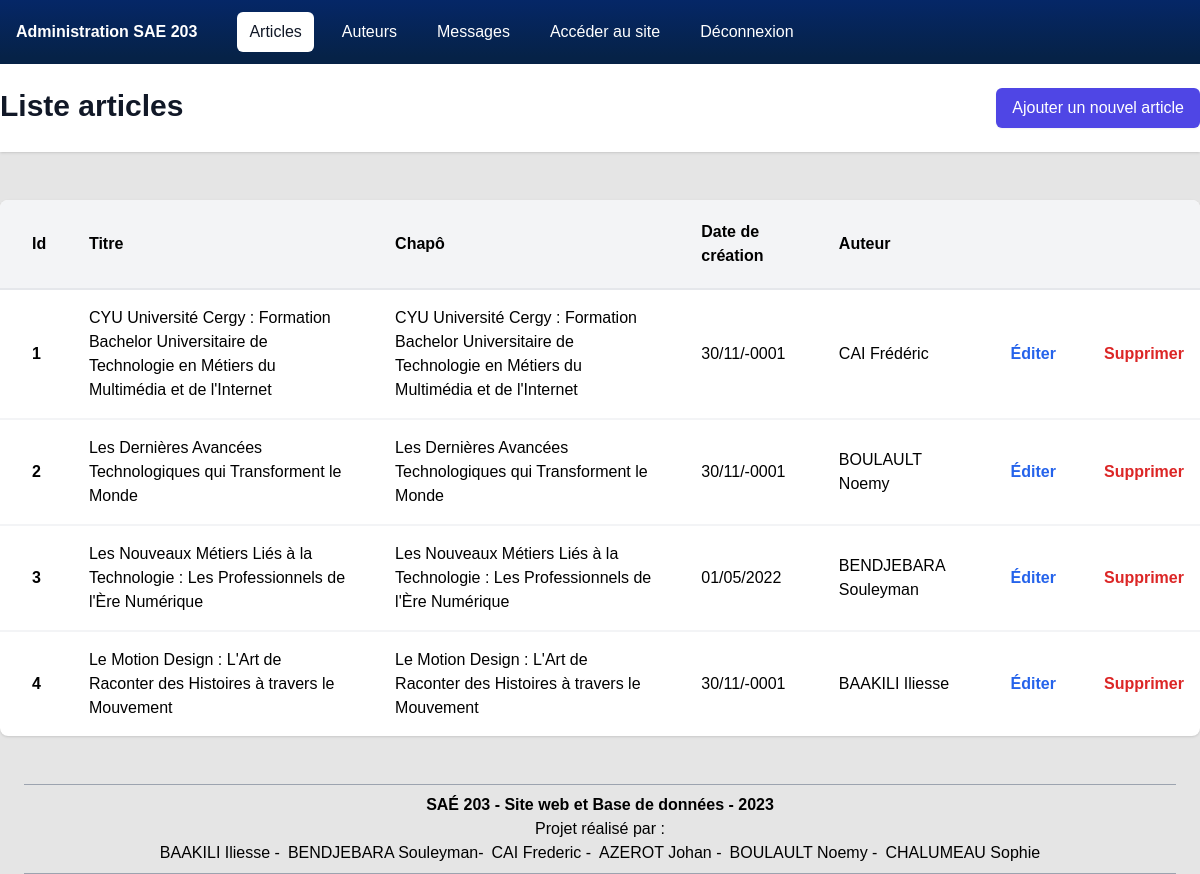
The app's page /administration/articles/index.php with its own data.
### tables this page shows
CREATE TABLE IF NOT EXISTS `article` (
  `id` int NOT NULL AUTO_INCREMENT,
  `auteur_id` int DEFAULT NULL,
  `titre` varchar(255) NOT NULL,
  `chapo` longtext NOT NULL,
  `contenu` longtext NOT NULL,
  `image` varchar(255) NOT NULL,
  `date_creation` datetime NOT NULL DEFAULT CURRENT_TIMESTAMP COMMENT '(DC2Type:datetime_immutable)',
  `lien_yt` varchar(255) NOT NULL,
  PRIMARY KEY (`id`),
  KEY `IDX_23A0E6660BB6FE6` (`auteur_id`)
);

### administration/articles/index.php (the view, shortened to what this page needs)
<?php
require_once('../../ressources/includes/connexion-bdd.php');
$commande = $clientMySQL->prepare('
    SELECT
        ar.id,
        ar.titre AS titre_article,
        ar.titre AS chapo_article,
        ar.contenu AS contenu_article,
        ar.image AS image_article,
        ar.lien_yt AS lien_yt_article,
        ar.date_creation AS date_creation_article,
        ar.auteur_id AS article_auteur_id,
        CONCAT(auteur.nom, " ", auteur.prenom) AS auteur
    FROM article AS ar
    LEFT JOIN auteur
    ON ar.auteur_id = auteur.id;
');
$commande->execute();
$liste = $commande->fetchAll();
$racineURL = $_SERVER['REQUEST_URI'];
$URLCreation = "{$racineURL}/creation.php";
?>
<!DOCTYPE html>
<html lang="fr">
<head>
    <?php require_once("../ressources/includes/head.php"); ?>
</head>
<body>
    <?php require_once('../ressources/includes/menu-principal.php'); ?>
    <header class="bg-white shadow">
        <div class="mx-auto max-w-7xl py-6 justify-between flex">
            <h1 class="text-3xl font-bold text-gray-900">Liste articles</h1>
            <a href="<?php echo $URLCreation ?>" class="block font-bold rounded-md bg-indigo-600 py-2 px-4 text-base font-medium text-white shadow-sm hover:bg-indigo-700">Ajouter un nouvel article</a>
        </div>
    </header>
    <main>
        <div class="mx-auto max-w-7xl py-6">
            <div class="py-6">
                <table class="w-full bg-white rounded-lg overflow-hidden border-collapse shadow">
                    <thead class="bg-gray-100">
                        <tr>
                            <th class="font-bold pl-8 py-5 text-left">Id</th>
                            <th class="font-bold pl-8 py-5 text-left">Titre</th>
                            <th class="font-bold pl-8 py-5 text-left">Chapô</th>
                            <th class="font-bold pl-8 py-5 text-left">Date de création</th>
                            <th class="font-bold pl-8 py-5 text-left">Auteur</th>
                            <th class="pl-8 py-5"></th>
                            <th class="pl-8 py-5"></th>
                        </tr>
                    </thead>
                    <tbody>
                        <?php
                        foreach ($liste as $element) {
                            $lienEdition = "{$racineURL}/edition.php?id={$element["id"]}";
                            $lienSuppression = "{$racineURL}/suppressionarticle.php?id={$element['id']}";
                            $dateCreation = new DateTime($element["date_creation_article"]);
                            $auteurArticle = $element["auteur"];
                        ?>
                            <tr class="hover:bg-gray-100 border-b-2 border-b-gray-100 last:border-b-0 first:border-t-2 first:border-t-gray-200">
                                <td class="pl-8 p-4 font-bold">
                                    <?php echo $element["id"]; ?>
                                </td>
                                <td class="pl-8 p-4"><?php echo $element["titre_article"]; ?></td>
                                <td class="pl-8 p-4"><?php echo $element["chapo_article"]; ?></td>
                                <td class="pl-8 p-4"><?php echo $dateCreation->format('d/m/Y'); ?></td>
                                <td class="pl-8 p-4">
                                    <?php echo $auteurArticle; ?>
                                </td>
                                <td class="pl-8 p-4">
                                    <a href='<?php echo $lienEdition; ?>' class='font-bold text-blue-600'>Éditer</a>
                                </td>
                                <td class="pl-8 p-4">
                                    <a href="<?php echo $lienSuppression; ?>" class='font-bold text-red-600'>Supprimer</a>
                                </td>
                            </tr>
                        <?php } ?>
                    </tbody>
                </table>
            </div>
        </div>
    </main>
    <?php require_once("../ressources/includes/global-footer.php"); ?>
</body>
</html>

### ressources/css/ne-pas-modifier/global.css (style rules this page uses)
*, *::after, *::before { box-sizing: border-box; }
body { background-color: #fafafa; font-family: Arial, Helvetica, sans-serif; }

### administration/ressources/css/ne-pas-modifier/adm-style.css (style rules this page uses)
body { background-color: rgba(0, 0, 0, 0.1); }

### records on screen
article: id "1", titre "CYU Université Cergy : Formation Bachelor Universitaire de Technologie en Métiers du Multimédia et de l'Internet", date_creation "30/11/-0001", auteurArticle "CAI Frédéric"
article: id "2", titre "Les Dernières Avancées Technologiques qui Transforment le Monde", date_creation "30/11/-0001", auteurArticle "BOULAULT Noemy"
article: id "3", titre "Les Nouveaux Métiers Liés à la Technologie : Les Professionnels de l'Ère Numérique", date_creation "01/05/2022", auteurArticle "BENDJEBARA Souleyman"
article: id "4", titre "Le Motion Design : L'Art de Raconter des Histoires à travers le Mouvement", date_creation "30/11/-0001", auteurArticle "BAAKILI Iliesse"

### other values on screen
$entreeMenu["nom"] "Articles"
$entreeMenu["nom"] "Auteurs"
$entreeMenu["nom"] "Messages"
$entreeMenu["nom"] "Accéder au site"
$entreeMenu["nom"] "Déconnexion"
